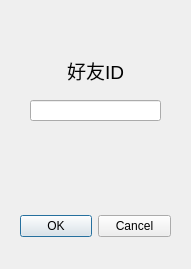
<?xml version="1.0" encoding="UTF-8"?>
<ui version="4.0">
 <class>AddFriendDialog</class>
 <widget class="QDialog" name="AddFriendDialog">
  <property name="geometry">
   <rect>
    <x>0</x>
    <y>0</y>
    <width>191</width>
    <height>269</height>
   </rect>
  </property>
  <property name="windowTitle">
   <string>Dialog</string>
  </property>
  <widget class="QDialogButtonBox" name="buttonBox">
   <property name="geometry">
    <rect>
     <x>20</x>
     <y>210</y>
     <width>151</width>
     <height>32</height>
    </rect>
   </property>
   <property name="orientation">
    <enum>Qt::Orientation::Horizontal</enum>
   </property>
   <property name="standardButtons">
    <set>QDialogButtonBox::StandardButton::Cancel|QDialogButtonBox::StandardButton::Ok</set>
   </property>
  </widget>
  <widget class="QLabel" name="label">
   <property name="geometry">
    <rect>
     <x>60</x>
     <y>50</y>
     <width>71</width>
     <height>41</height>
    </rect>
   </property>
   <property name="text">
    <string>&lt;html&gt;&lt;head/&gt;&lt;body&gt;&lt;p align=&quot;center&quot;&gt;&lt;span style=&quot; font-size:14pt;&quot;&gt;好友ID&lt;/span&gt;&lt;/p&gt;&lt;/body&gt;&lt;/html&gt;</string>
   </property>
  </widget>
  <widget class="QLineEdit" name="friendIdLineEdit">
   <property name="geometry">
    <rect>
     <x>30</x>
     <y>100</y>
     <width>131</width>
     <height>21</height>
    </rect>
   </property>
  </widget>
 </widget>
 <resources/>
 <connections>
  <connection>
   <sender>buttonBox</sender>
   <signal>accepted()</signal>
   <receiver>AddFriendDialog</receiver>
   <slot>accept()</slot>
   <hints>
    <hint type="sourcelabel">
     <x>76</x>
     <y>225</y>
    </hint>
    <hint type="destinationlabel">
     <x>40</x>
     <y>147</y>
    </hint>
   </hints>
  </connection>
  <connection>
   <sender>buttonBox</sender>
   <signal>rejected()</signal>
   <receiver>AddFriendDialog</receiver>
   <slot>reject()</slot>
   <hints>
    <hint type="sourcelabel">
     <x>116</x>
     <y>228</y>
    </hint>
    <hint type="destinationlabel">
     <x>155</x>
     <y>157</y>
    </hint>
   </hints>
  </connection>
 </connections>
</ui>
